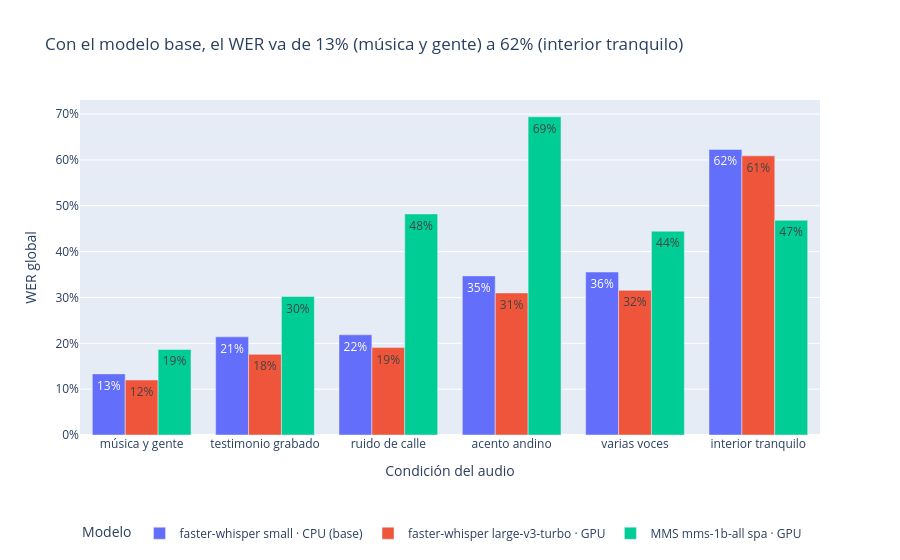

The cell this chart's notebook holds for it:
### Markdown cell above
### Audio por condición de grabación
Ruido de calle o de marcha, música, varias voces que se pisan y acento andino, frente al testimonio grabado con buena calidad.

### Code cell
CONDICION = {"clip_001": "ruido de calle", "clip_015": "ruido de calle", "clip_018": "ruido de calle",
             "clip_013": "música y gente", "clip_014": "varias voces", "clip_007": "varias voces",
             "clip_012": "acento andino", "clip_010": "interior tranquilo", "clip_016": "interior tranquilo",
             "clip_023": "testimonio grabado"}
por_clip["condicion"] = por_clip.id.map(CONDICION)
wer_cond = por_clip.groupby(["condicion", "modelo"], sort=False)[["errores", "n_ref"]].sum().reset_index()
wer_cond["WER"] = wer_cond.errores / wer_cond.n_ref
wer_cond["WER_txt"] = wer_cond.WER.map("{:.0%}".format)
if len(wer_cond):
    base = wer_cond[wer_cond.modelo.str.contains("base")].sort_values("WER")
    TITULO_5 = (f"Con el modelo base, el WER va de {base.WER.min():.0%} ({base.condicion.iloc[0]}) "
                f"a {base.WER.max():.0%} ({base.condicion.iloc[-1]})")
    fig = px.bar(wer_cond, x="condicion", y="WER", color="modelo", barmode="group", text="WER_txt",
                 title=TITULO_5, labels={"condicion": "Condición del audio", "WER": "WER global", "modelo": "Modelo"},
                 category_orders={"condicion": base.condicion.tolist()})
    fig.update_layout(yaxis_tickformat=".0%", legend=dict(orientation="h", y=-0.25))
    fig.write_image(GRAF / "wer_por_condicion.png", width=900, height=480)
    fig.show(); display(Img(filename=str(GRAF / "wer_por_condicion.png")))

### Figure 1 — Plotly figure (JSON) as saved in the notebook; plotly's stock layout.template omitted (floating-point values rounded to 4 significant figures)
{"data": [{"alignmentgroup": "True", "hovertemplate": "Modelo=faster-whisper small · CPU (base)<br>Condición del audio=%{x}<br>WER global=%{y}<br>WER_txt=%{text}<extra></extra>", "legendgroup": "faster-whisper small · CPU (base)", "marker": {"color": "#636efa", "pattern": {"shape": ""}}, "name": "faster-whisper small · CPU (base)", "offsetgroup": "faster-whisper small · CPU (base)", "orientation": "v", "showlegend": true, "text": ["22%", "36%", "62%", "35%", "13%", "21%"], "textposition": "auto", "type": "bar", "x": ["ruido de calle", "varias voces", "interior tranquilo", "acento andino", "música y gente", "testimonio grabado"], "xaxis": "x", "y": [0.2186, 0.3556, 0.623, 0.3471, 0.1333, 0.2141], "yaxis": "y"}, {"alignmentgroup": "True", "hovertemplate": "Modelo=faster-whisper large-v3-turbo · GPU<br>Condición del audio=%{x}<br>WER global=%{y}<br>WER_txt=%{text}<extra></extra>", "legendgroup": "faster-whisper large-v3-turbo · GPU", "marker": {"color": "#EF553B", "pattern": {"shape": ""}}, "name": "faster-whisper large-v3-turbo · GPU", "offsetgroup": "faster-whisper large-v3-turbo · GPU", "orientation": "v", "showlegend": true, "text": ["19%", "32%", "61%", "31%", "12%", "18%"], "textposition": "auto", "type": "bar", "x": ["ruido de calle", "varias voces", "interior tranquilo", "acento andino", "música y gente", "testimonio grabado"], "xaxis": "x", "y": [0.1907, 0.3156, 0.6089, 0.3099, 0.12, 0.176], "yaxis": "y"}, {"alignmentgroup": "True", "hovertemplate": "Modelo=MMS mms-1b-all spa · GPU<br>Condición del audio=%{x}<br>WER global=%{y}<br>WER_txt=%{text}<extra></extra>", "legendgroup": "MMS mms-1b-all spa · GPU", "marker": {"color": "#00cc96", "pattern": {"shape": ""}}, "name": "MMS mms-1b-all spa · GPU", "offsetgroup": "MMS mms-1b-all spa · GPU", "orientation": "v", "showlegend": true, "text": ["48%", "44%", "47%", "69%", "19%", "30%"], "textposition": "auto", "type": "bar", "x": ["ruido de calle", "varias voces", "interior tranquilo", "acento andino", "música y gente", "testimonio grabado"], "xaxis": "x", "y": [0.4822, 0.4444, 0.4684, 0.6942, 0.1867, 0.3021], "yaxis": "y"}], "layout": {"barmode": "group", "legend": {"orientation": "h", "title": {"text": "Modelo"}, "tracegroupgap": 0, "y": -0.25}, "title": {"text": "Con el modelo base, el WER va de 13% (música y gente) a 62% (interior tranquilo)"}, "xaxis": {"anchor": "y", "categoryarray": ["música y gente", "testimonio grabado", "ruido de calle", "acento andino", "varias voces", "interior tranquilo"], "categoryorder": "array", "domain": [0.0, 1.0], "title": {"text": "Condición del audio"}}, "yaxis": {"anchor": "x", "domain": [0.0, 1.0], "tickformat": ".0%", "title": {"text": "WER global"}}}}
